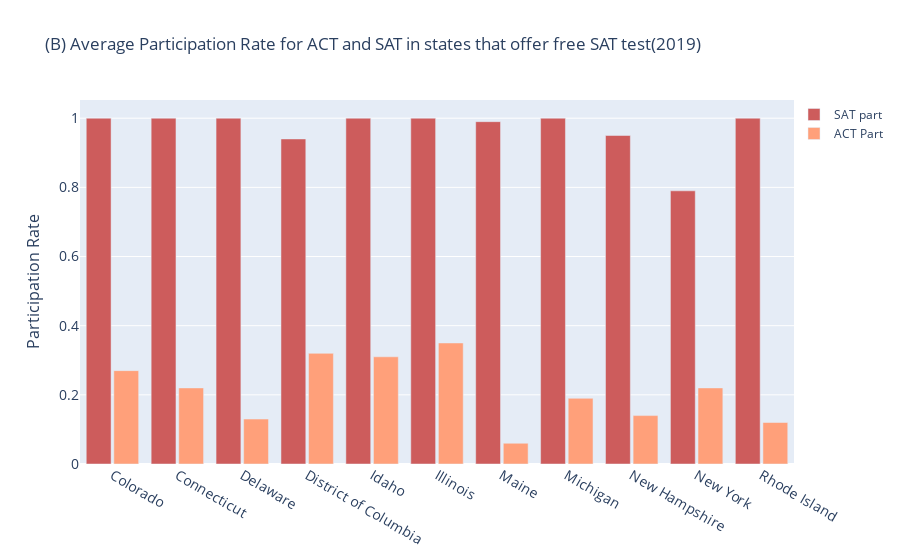

Notebook code for this chart:
### Code cell
fig = go.Figure()
fig.add_trace(go.Bar(
    x= final_merged_sat_act[free_SAT].state,
    y= final_merged_sat_act[free_SAT].participation_sat_2019,
    name='SAT part',
    marker_color='indianred'
))
fig.add_trace(go.Bar(
    x= final_merged_sat_act[free_SAT].state,
    y= final_merged_sat_act[free_SAT].participation_act_2019,
    name='ACT Part',
    marker_color='lightsalmon'
))

fig.update_layout(
    title="(B) Average Participation Rate for ACT and SAT in states that offer free SAT test(2019)",
    xaxis_tickfont_size=14,
    yaxis=dict(
        title='Participation Rate',
        titlefont_size=16,
        tickfont_size=14,
    ),
    legend=dict(
        x=1,
        y=1.0,
        bgcolor='rgba(255, 255, 255, 0)',
        bordercolor='rgba(255, 255, 255, 0)'
    ),
    barmode='group',
    bargap=0.15, # gap between bars of adjacent location coordinates.
    bargroupgap=0.1 # gap between bars of the same location coordinate.
)
fig.show()

### Figure 1 — Plotly figure (JSON) as saved in the notebook; plotly's stock layout.template omitted (floating-point values rounded to 4 significant figures)
{"data": [{"marker": {"color": "indianred"}, "name": "SAT part", "type": "bar", "x": ["Colorado", "Connecticut", "Delaware", "District of Columbia", "Idaho", "Illinois", "Maine", "Michigan", "New Hampshire", "New York", "Rhode Island"], "y": [1, 1, 1, 0.94, 1, 1, 0.99, 1, 0.95, 0.79, 1]}, {"marker": {"color": "lightsalmon"}, "name": "ACT Part", "type": "bar", "x": ["Colorado", "Connecticut", "Delaware", "District of Columbia", "Idaho", "Illinois", "Maine", "Michigan", "New Hampshire", "New York", "Rhode Island"], "y": [0.27, 0.22, 0.13, 0.32, 0.31, 0.35, 0.06, 0.19, 0.14, 0.22, 0.12]}], "layout": {"bargap": 0.15, "bargroupgap": 0.1, "barmode": "group", "legend": {"bgcolor": "rgba(255, 255, 255, 0)", "bordercolor": "rgba(255, 255, 255, 0)", "x": 1, "y": 1}, "title": {"text": "(B) Average Participation Rate for ACT and SAT in states that offer free SAT test(2019)"}, "xaxis": {"tickfont": {"size": 14}}, "yaxis": {"tickfont": {"size": 14}, "title": {"font": {"size": 16}, "text": "Participation Rate"}}}}
